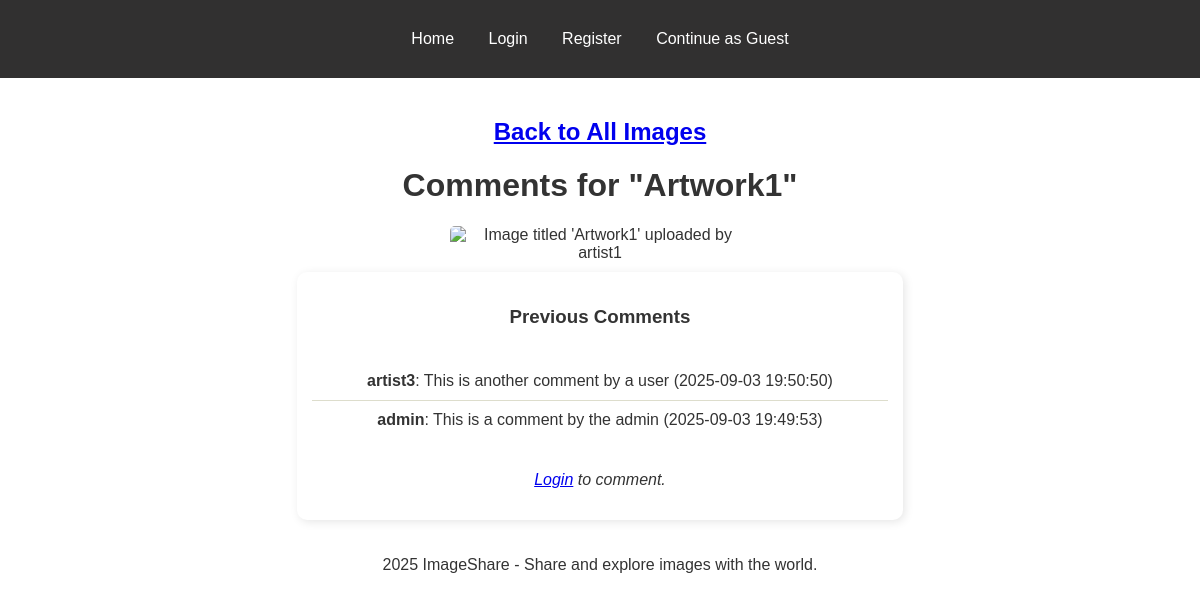
The app's page /image/1/comments with its own data.
### models.py (models this page shows, shortened)
class Image(db.Model):
    id = db.Column(db.Integer, primary_key=True)
    name = db.Column(db.String(100), nullable=False)  # Image title
    image_data = db.Column(db.LargeBinary, nullable=False)  # Stores image as binary data
    upload_date = db.Column(db.DateTime, default=datetime.utcnow)  # Timestamp of upload
    moderation_status = db.Column(db.String(20), default="unmoderated")  # Status: unmoderated, pending, approved
    category = db.Column(db.String(20), default="Nature")  # Image category: Nature, Art, Technology, Memes, Photography
    is_archived = db.Column(db.Boolean, default=False)  # Superuser archive status
    artist_archived = db.Column(db.Boolean, default=False)  # User archive status
    unique_number = db.Column(db.String(10), unique=True, nullable=True)  # Unique identifier for moderated image
    vote_count = db.Column(db.Integer, default=0)  # Stores total votes
    last_reset_date = db.Column(db.DateTime, nullable=True)  # Timestamp of last vote reset
    last_reset_reason = db.Column(db.String(255), nullable=True)  # Reason for vote reset
    user_id = db.Column(db.Integer, db.ForeignKey('user.id'), nullable=False)  # Foreign key reference to the uploader
    user = db.relationship('User', backref=db.backref('images', lazy=True))  # Relationship with the User model
    votes = db.relationship('Vote', back_populates="image")  # One-to-many relationship with votes

class Comment(db.Model):
    id = db.Column(db.Integer, primary_key=True)
    content = db.Column(db.Text, nullable=False)  # Comment text
    timestamp = db.Column(db.DateTime, default=datetime.utcnow)  # Timestamp of comment
    user_id = db.Column(db.Integer, db.ForeignKey('user.id'), nullable=False)  # User who posted the comment
    image_id = db.Column(db.Integer, db.ForeignKey('image.id'), nullable=False)  # Associated image
    user = db.relationship('User', backref=db.backref('comments', lazy=True))  # Relationship with User model
    image = db.relationship('Image', backref=db.backref('comments', lazy=True))  # Relationship with Image model

class User(db.Model, UserMixin):
    id = db.Column(db.Integer, primary_key=True)
    username = db.Column(db.String(50), unique=True, nullable=False)
    email = db.Column(db.String(100), unique=True, nullable=False)
    password_hash = db.Column(db.String(255), nullable=False)
    is_superuser = db.Column(db.Boolean, default=False)  # Identifies admin users
    is_verified = db.Column(db.Boolean, default=False)  # Email verification status

### routes.py (the view, shortened to what this page needs)
@app.route('/image/<int:image_id>/comments', methods=['GET', 'POST'])
def view_comments(image_id):
    image = Image.query.get_or_404(image_id)
    if image.moderation_status != "approved":
        flash("Comments are only available for moderated images.", "danger")
        return redirect(url_for('view_all_images'))
    comments = Comment.query.filter_by(image_id=image.id).order_by(Comment.timestamp.desc()).all()
    return render_template('comments.html', image=image, comments=comments)

### templates/comments.html (shortened to what this page needs)
{% extends "base.html" %}
{% block content %}
    <h2>
        {% if current_user.is_authenticated %}
            {% if current_user.is_superuser %}
                <a href="{{ url_for('edit_images') }}" aria-label="Go back to edit images">Back to Edit Images</a>
            {% else %}
                <a href="{{ url_for('view_all_images') }}" aria-label="Go back to all images">Back to All Images</a>
            {% endif %}
        {% else %}
            <a href="{{ url_for('guest_view') }}" aria-label="Go back to all images">Back to All Images</a>
        {% endif %}
    </h2>
    <h1>Comments for "{{ image.name }}"</h1>
    <img src="{{ url_for('get_image', image_id=image.id) }}" width="300"
         alt="Image titled '{{ image.name }}' uploaded by {{ image.user.username }}">
    <div class="comment-section">
        {% if comments %}
            <h3>Previous Comments</h3>
            <ul class="comment-list">
                {% for comment in comments %}
                    <li>
                        <strong>{{ comment.user.username }}</strong>: {{ comment.content }}
                        ({{ comment.timestamp.strftime('%Y-%m-%d %H:%M:%S') }})
                    </li>
                {% endfor %}
            </ul>
        {% else %}
            <p>No comments yet. Be the first to comment!</p>
        {% endif %}
        {% if current_user.is_authenticated %}
            <h3>Add a Comment</h3>
            <form method="POST">
                <label for="comment-content">Write your comment:</label>
                <textarea id="comment-content" name="content" rows="3" required></textarea><br>
                <button type="submit" aria-label="Post comment">Post Comment</button>
            </form>
        {% else %}
            <p><em><a href="{{ url_for('login') }}" aria-label="Login to comment">Login</a> to comment.</em></p>
        {% endif %}
    </div>
{% endblock %}

### static/css/styles.css (style rules this page uses)
body { font-family: Arial, sans-serif; margin: 0; padding: 0; background-color: white; color: #333; text-align: center; }
img { border-radius: 5px; display: block; margin: 10px auto; max-width: 100%; }
.comment-section { display: flex; flex-direction: column; align-items: center; margin: auto; width: 60%; background: white; padding: 15px; border-radius: 10px; box-shadow: 2px 2px 10px rgba(0, 0, 0, 0.1); }
.comment-list { width: 100%; padding: 0; }
.comment-list li { list-style: none; text-align: center; padding: 10px; border-bottom: 1px solid #ddc; }
.comment-list li:last-child { border-bottom: none; }

### records on screen
Image: name "Artwork1"
Comment: user.username "artist3", content "This is another comment by a user", timestamp "2025-09-03 19:50:50"
Comment: user.username "admin", content "This is a comment by the admin", timestamp "2025-09-03 19:49:53"
